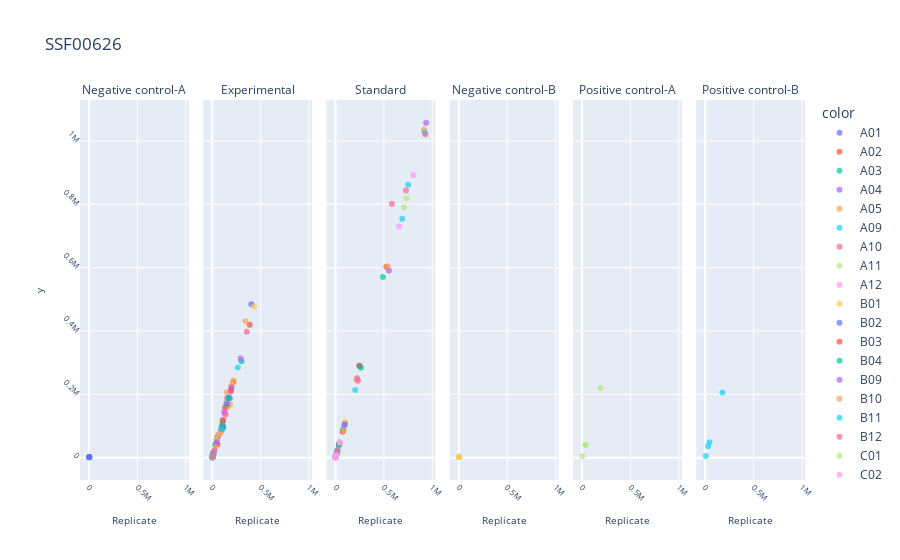

Here is the notebook cell this chart was saved with:
### Code cell
line = px.scatter(x=main_alpha, y=rep_alpha, facet_col=sample_type, opacity=0.7, color=well_id, title=proj_name
# line.update_traces(mode="lines+markers")
line.update_layout(xaxis_title="Main")
# line.add_shape(type='line',
#                 x0=0,
#                 y0=200000,
#                 x1=1000000,
#                 y1=200000,
#                 line=dict(color='Red',),
# )
line.update_xaxes(title="Replicate", tickangle=45, tickfont=dict(size=8), title_font=dict(size=10))
line.update_yaxes(tickangle=45, tickfont=dict(size=8), title_font=dict(size=10))
# line.update_traces(line=dict(width=0.8))
line.for_each_annotation(lambda a: a.update(text=a.text.split("=")[-1]))

### Figure 1 — Plotly figure (JSON) as saved in the notebook; plotly's stock layout.template omitted (floating-point values rounded to 4 significant figures)
{"data": [{"hovertemplate": "color=A01<br>facet_col=Negative control-A<br>x=%{x}<br>y=%{y}<extra></extra>", "legendgroup": "A01", "marker": {"color": "#636efa", "opacity": 0.7, "symbol": "circle"}, "mode": "markers", "name": "A01", "orientation": "v", "showlegend": true, "type": "scatter", "x": [4056, 2163, 2150, 3062], "xaxis": "x", "y": [3034, 1649, 1822, 1560], "yaxis": "y"}, {"hovertemplate": "color=A02<br>facet_col=Experimental<br>x=%{x}<br>y=%{y}<extra></extra>", "legendgroup": "A02", "marker": {"color": "#EF553B", "opacity": 0.7, "symbol": "circle"}, "mode": "markers", "name": "A02", "orientation": "v", "showlegend": true, "type": "scatter", "x": [54914, 218240, 12998, 2889], "xaxis": "x2", "y": [41763, 238871, 17525, 3084], "yaxis": "y2"}, {"hovertemplate": "color=A03<br>facet_col=Experimental<br>x=%{x}<br>y=%{y}<extra></extra>", "legendgroup": "A03", "marker": {"color": "#00cc96", "opacity": 0.7, "symbol": "circle"}, "mode": "markers", "name": "A03", "orientation": "v", "showlegend": true, "type": "scatter", "x": [1719, 1326, 1408, 1402], "xaxis": "x2", "y": [2510, 1725, 1465, 1716], "yaxis": "y2"}, {"hovertemplate": "color=A04<br>facet_col=Experimental<br>x=%{x}<br>y=%{y}<extra></extra>", "legendgroup": "A04", "marker": {"color": "#ab63fa", "opacity": 0.7, "symbol": "circle"}, "mode": "markers", "name": "A04", "orientation": "v", "showlegend": true, "type": "scatter", "x": [1574, 1493, 1352, 1992], "xaxis": "x2", "y": [2458, 1851, 1851, 1505], "yaxis": "y2"}, {"hovertemplate": "color=A05<br>facet_col=Experimental<br>x=%{x}<br>y=%{y}<extra></extra>", "legendgroup": "A05", "marker": {"color": "#FFA15A", "opacity": 0.7, "symbol": "circle"}, "mode": "markers", "name": "A05", "orientation": "v", "showlegend": true, "type": "scatter", "x": [159555, 150111, 7080, 1961], "xaxis": "x2", "y": [158567, 206675, 8957, 2375], "yaxis": "y2"}, {"hovertemplate": "color=A09<br>facet_col=Standard<br>x=%{x}<br>y=%{y}<extra></extra>", "legendgroup": "A09", "marker": {"color": "#19d3f3", "opacity": 0.7, "symbol": "circle"}, "mode": "markers", "name": "A09", "orientation": "v", "showlegend": true, "type": "scatter", "x": [751526, 689209, 38913, 9673], "xaxis": "x3", "y": [861880, 754738, 42089, 10471], "yaxis": "y3"}, {"hovertemplate": "color=A10<br>facet_col=Standard<br>x=%{x}<br>y=%{y}<extra></extra>", "legendgroup": "A10", "marker": {"color": "#FF6692", "opacity": 0.7, "symbol": "circle"}, "mode": "markers", "name": "A10", "orientation": "v", "showlegend": true, "type": "scatter", "x": [728237, 582784, 40841, 6664], "xaxis": "x3", "y": [843734, 801975, 47103, 7326], "yaxis": "y3"}, {"hovertemplate": "color=A11<br>facet_col=Standard<br>x=%{x}<br>y=%{y}<extra></extra>", "legendgroup": "A11", "marker": {"color": "#B6E880", "opacity": 0.7, "symbol": "circle"}, "mode": "markers", "name": "A11", "orientation": "v", "showlegend": true, "type": "scatter", "x": [733853, 708818, 41973, 6157], "xaxis": "x3", "y": [819431, 790765, 47680, 7753], "yaxis": "y3"}, {"hovertemplate": "color=A12<br>facet_col=Standard<br>x=%{x}<br>y=%{y}<extra></extra>", "legendgroup": "A12", "marker": {"color": "#FF97FF", "opacity": 0.7, "symbol": "circle"}, "mode": "markers", "name": "A12", "orientation": "v", "showlegend": true, "type": "scatter", "x": [804052, 657727, 42626, 6941], "xaxis": "x3", "y": [892907, 729917, 49224, 7497], "yaxis": "y3"}, {"hovertemplate": "color=B01<br>facet_col=Negative control-B<br>x=%{x}<br>y=%{y}<extra></extra>", "legendgroup": "B01", "marker": {"color": "#FECB52", "opacity": 0.7, "symbol": "circle"}, "mode": "markers", "name": "B01", "orientation": "v", "showlegend": true, "type": "scatter", "x": [4384, 2230, 2160, 2061], "xaxis": "x4", "y": [3478, 1505, 1649, 2212], "yaxis": "y4"}, {"hovertemplate": "color=B02<br>facet_col=Experimental<br>x=%{x}<br>y=%{y}<extra></extra>", "legendgroup": "B02", "marker": {"color": "#636efa", "opacity": 0.7, "symbol": "circle"}, "mode": "markers", "name": "B02", "orientation": "v", "showlegend": true, "type": "scatter", "x": [112867, 154211, 6646, 2182], "xaxis": "x2", "y": [98627, 174060, 7475, 2687], "yaxis": "y2"}, {"hovertemplate": "color=B03<br>facet_col=Experimental<br>x=%{x}<br>y=%{y}<extra></extra>", "legendgroup": "B03", "marker": {"color": "#EF553B", "opacity": 0.7, "symbol": "circle"}, "mode": "markers", "name": "B03", "orientation": "v", "showlegend": true, "type": "scatter", "x": [387618, 47914, 2956, 1901], "xaxis": "x2", "y": [419646, 58056, 3399, 2085], "yaxis": "y2"}, {"hovertemplate": "color=B04<br>facet_col=Experimental<br>x=%{x}<br>y=%{y}<extra></extra>", "legendgroup": "B04", "marker": {"color": "#00cc96", "opacity": 0.7, "symbol": "circle"}, "mode": "markers", "name": "B04", "orientation": "v", "showlegend": true, "type": "scatter", "x": [302225, 30190, 2225, 1534], "xaxis": "x2", "y": [304289, 40566, 2420, 1572], "yaxis": "y2"}, {"hovertemplate": "color=B09<br>facet_col=Standard<br>x=%{x}<br>y=%{y}<extra></extra>", "legendgroup": "B09", "marker": {"color": "#ab63fa", "opacity": 0.7, "symbol": "circle"}, "mode": "markers", "name": "B09", "orientation": "v", "showlegend": true, "type": "scatter", "x": [936609, 222885, 13916, 2968], "xaxis": "x3", "y": [1057536, 250756, 15402, 3259], "yaxis": "y3"}, {"hovertemplate": "color=B10<br>facet_col=Standard<br>x=%{x}<br>y=%{y}<extra></extra>", "legendgroup": "B10", "marker": {"color": "#FFA15A", "opacity": 0.7, "symbol": "circle"}, "mode": "markers", "name": "B10", "orientation": "v", "showlegend": true, "type": "scatter", "x": [914392, 218366, 14916, 3067], "xaxis": "x3", "y": [1036227, 247048, 16808, 3556], "yaxis": "y3"}, {"hovertemplate": "color=B11<br>facet_col=Standard<br>x=%{x}<br>y=%{y}<extra></extra>", "legendgroup": "B11", "marker": {"color": "#19d3f3", "opacity": 0.7, "symbol": "circle"}, "mode": "markers", "name": "B11", "orientation": "v", "showlegend": true, "type": "scatter", "x": [921057, 203261, 17379, 3277], "xaxis": "x3", "y": [1027068, 213632, 18926, 3847], "yaxis": "y3"}, {"hovertemplate": "color=B12<br>facet_col=Standard<br>x=%{x}<br>y=%{y}<extra></extra>", "legendgroup": "B12", "marker": {"color": "#FF6692", "opacity": 0.7, "symbol": "circle"}, "mode": "markers", "name": "B12", "orientation": "v", "showlegend": true, "type": "scatter", "x": [928806, 232624, 13698, 3244], "xaxis": "x3", "y": [1021463, 242677, 16206, 3787], "yaxis": "y3"}, {"hovertemplate": "color=C01<br>facet_col=Positive control-A<br>x=%{x}<br>y=%{y}<extra></extra>", "legendgroup": "C01", "marker": {"color": "#B6E880", "opacity": 0.7, "symbol": "circle"}, "mode": "markers", "name": "C01", "orientation": "v", "showlegend": true, "type": "scatter", "x": [35820, 189305, 36478, 4128], "xaxis": "x5", "y": [40732, 220056, 40263, 4247], "yaxis": "y5"}, {"hovertemplate": "color=C02<br>facet_col=Experimental<br>x=%{x}<br>y=%{y}<extra></extra>", "legendgroup": "C02", "marker": {"color": "#FF97FF", "opacity": 0.7, "symbol": "circle"}, "mode": "markers", "name": "C02", "orientation": "v", "showlegend": true, "type": "scatter", "x": [102197, 180325, 10893, 2804], "xaxis": "x2", "y": [95078, 206073, 13144, 3362], "yaxis": "y2"}, {"hovertemplate": "color=C03<br>facet_col=Experimental<br>x=%{x}<br>y=%{y}<extra></extra>", "legendgroup": "C03", "marker": {"color": "#FECB52", "opacity": 0.7, "symbol": "circle"}, "mode": "markers", "name": "C03", "orientation": "v", "showlegend": true, "type": "scatter", "x": [101230, 198541, 9216, 2155], "xaxis": "x2", "y": [99571, 229006, 10162, 2878], "yaxis": "y2"}, {"hovertemplate": "color=C04<br>facet_col=Experimental<br>x=%{x}<br>y=%{y}<extra></extra>", "legendgroup": "C04", "marker": {"color": "#636efa", "opacity": 0.7, "symbol": "circle"}, "mode": "markers", "name": "C04", "orientation": "v", "showlegend": true, "type": "scatter", "x": [404821, 56790, 2593, 1349], "xaxis": "x2", "y": [484395, 67330, 3009, 1749], "yaxis": "y2"}, {"hovertemplate": "color=C09<br>facet_col=Standard<br>x=%{x}<br>y=%{y}<extra></extra>", "legendgroup": "C09", "marker": {"color": "#EF553B", "opacity": 0.7, "symbol": "circle"}, "mode": "markers", "name": "C09", "orientation": "v", "showlegend": true, "type": "scatter", "x": [525030, 73995, 5580, 1888], "xaxis": "x3", "y": [603026, 82224, 6616, 2180], "yaxis": "y3"}, {"hovertemplate": "color=C10<br>facet_col=Standard<br>x=%{x}<br>y=%{y}<extra></extra>", "legendgroup": "C10", "marker": {"color": "#00cc96", "opacity": 0.7, "symbol": "circle"}, "mode": "markers", "name": "C10", "orientation": "v", "showlegend": true, "type": "scatter", "x": [490116, 78447, 5525, 1973], "xaxis": "x3", "y": [570175, 88637, 5742, 2125], "yaxis": "y3"}, {"hovertemplate": "color=C11<br>facet_col=Standard<br>x=%{x}<br>y=%{y}<extra></extra>", "legendgroup": "C11", "marker": {"color": "#ab63fa", "opacity": 0.7, "symbol": "circle"}, "mode": "markers", "name": "C11", "orientation": "v", "showlegend": true, "type": "scatter", "x": [552275, 89711, 5741, 1912], "xaxis": "x3", "y": [591008, 100550, 6749, 2296], "yaxis": "y3"}, {"hovertemplate": "color=C12<br>facet_col=Standard<br>x=%{x}<br>y=%{y}<extra></extra>", "legendgroup": "C12", "marker": {"color": "#FFA15A", "opacity": 0.7, "symbol": "circle"}, "mode": "markers", "name": "C12", "orientation": "v", "showlegend": true, "type": "scatter", "x": [539672, 85594, 5879, 2106], "xaxis": "x3", "y": [604217, 85974, 6404, 2152], "yaxis": "y3"}, {"hovertemplate": "color=D01<br>facet_col=Positive control-B<br>x=%{x}<br>y=%{y}<extra></extra>", "legendgroup": "D01", "marker": {"color": "#19d3f3", "opacity": 0.7, "symbol": "circle"}, "mode": "markers", "name": "D01", "orientation": "v", "showlegend": true, "type": "scatter", "x": [29286, 177610, 44572, 5492], "xaxis": "x6", "y": [36019, 205532, 48822, 5419], "yaxis": "y6"}, {"hovertemplate": "color=D02<br>facet_col=Experimental<br>x=%{x}<br>y=%{y}<extra></extra>", "legendgroup": "D02", "marker": {"color": "#FF6692", "opacity": 0.7, "symbol": "circle"}, "mode": "markers", "name": "D02", "orientation": "v", "showlegend": true, "type": "scatter", "x": [90586, 198288, 10986, 2610], "xaxis": "x2", "y": [82729, 223869, 11565, 2971], "yaxis": "y2"}, {"hovertemplate": "color=D03<br>facet_col=Experimental<br>x=%{x}<br>y=%{y}<extra></extra>", "legendgroup": "D03", "marker": {"color": "#B6E880", "opacity": 0.7, "symbol": "circle"}, "mode": "markers", "name": "D03", "orientation": "v", "showlegend": true, "type": "scatter", "x": [103467, 147503, 7689, 2119], "xaxis": "x2", "y": [108560, 173895, 8932, 2782], "yaxis": "y2"}, {"hovertemplate": "color=D04<br>facet_col=Experimental<br>x=%{x}<br>y=%{y}<extra></extra>", "legendgroup": "D04", "marker": {"color": "#FF97FF", "opacity": 0.7, "symbol": "circle"}, "mode": "markers", "name": "D04", "orientation": "v", "showlegend": true, "type": "scatter", "x": [132625, 121105, 4775, 1889], "xaxis": "x2", "y": [143026, 146206, 5700, 2185], "yaxis": "y2"}, {"hovertemplate": "color=D09<br>facet_col=Standard<br>x=%{x}<br>y=%{y}<extra></extra>", "legendgroup": "D09", "marker": {"color": "#FECB52", "opacity": 0.7, "symbol": "circle"}, "mode": "markers", "name": "D09", "orientation": "v", "showlegend": true, "type": "scatter", "x": [248359, 36968, 3572, 1825], "xaxis": "x3", "y": [289198, 40593, 4170, 1869], "yaxis": "y3"}, {"hovertemplate": "color=D10<br>facet_col=Standard<br>x=%{x}<br>y=%{y}<extra></extra>", "legendgroup": "D10", "marker": {"color": "#636efa", "opacity": 0.7, "symbol": "circle"}, "mode": "markers", "name": "D10", "orientation": "v", "showlegend": true, "type": "scatter", "x": [246788, 36654, 3241, 1435], "xaxis": "x3", "y": [290174, 40719, 3652, 1737], "yaxis": "y3"}, {"hovertemplate": "color=D11<br>facet_col=Standard<br>x=%{x}<br>y=%{y}<extra></extra>", "legendgroup": "D11", "marker": {"color": "#EF553B", "opacity": 0.7, "symbol": "circle"}, "mode": "markers", "name": "D11", "orientation": "v", "showlegend": true, "type": "scatter", "x": [248128, 38714, 3421, 1568], "xaxis": "x3", "y": [289596, 42709, 4228, 1734], "yaxis": "y3"}, {"hovertemplate": "color=D12<br>facet_col=Standard<br>x=%{x}<br>y=%{y}<extra></extra>", "legendgroup": "D12", "marker": {"color": "#00cc96", "opacity": 0.7, "symbol": "circle"}, "mode": "markers", "name": "D12", "orientation": "v", "showlegend": true, "type": "scatter", "x": [262853, 34363, 2967, 1522], "xaxis": "x3", "y": [284119, 40962, 3858, 1865], "yaxis": "y3"}, {"hovertemplate": "color=E01<br>facet_col=Experimental<br>x=%{x}<br>y=%{y}<extra></extra>", "legendgroup": "E01", "marker": {"color": "#ab63fa", "opacity": 0.7, "symbol": "circle"}, "mode": "markers", "name": "E01", "orientation": "v", "showlegend": true, "type": "scatter", "x": [126983, 197815, 9077, 2722], "xaxis": "x2", "y": [141880, 218947, 11579, 2629], "yaxis": "y2"}, {"hovertemplate": "color=E02<br>facet_col=Experimental<br>x=%{x}<br>y=%{y}<extra></extra>", "legendgroup": "E02", "marker": {"color": "#FFA15A", "opacity": 0.7, "symbol": "circle"}, "mode": "markers", "name": "E02", "orientation": "v", "showlegend": true, "type": "scatter", "x": [184085, 68328, 4744, 2263], "xaxis": "x2", "y": [168332, 73733, 3827, 1911], "yaxis": "y2"}, {"hovertemplate": "color=E03<br>facet_col=Experimental<br>x=%{x}<br>y=%{y}<extra></extra>", "legendgroup": "E03", "marker": {"color": "#19d3f3", "opacity": 0.7, "symbol": "circle"}, "mode": "markers", "name": "E03", "orientation": "v", "showlegend": true, "type": "scatter", "x": [107760, 168706, 7883, 2278], "xaxis": "x2", "y": [116570, 186100, 9656, 2732], "yaxis": "y2"}, {"hovertemplate": "color=E04<br>facet_col=Experimental<br>x=%{x}<br>y=%{y}<extra></extra>", "legendgroup": "E04", "marker": {"color": "#FF6692", "opacity": 0.7, "symbol": "circle"}, "mode": "markers", "name": "E04", "orientation": "v", "showlegend": true, "type": "scatter", "x": [112063, 153779, 7129, 2143], "xaxis": "x2", "y": [119846, 187977, 8762, 2862], "yaxis": "y2"}, {"hovertemplate": "color=E09<br>facet_col=Standard<br>x=%{x}<br>y=%{y}<extra></extra>", "legendgroup": "E09", "marker": {"color": "#B6E880", "opacity": 0.7, "symbol": "circle"}, "mode": "markers", "name": "E09", "orientation": "v", "showlegend": true, "type": "scatter", "x": [97702, 14350, 1975, 1310], "xaxis": "x3", "y": [111720, 16728, 2374, 1515], "yaxis": "y3"}, {"hovertemplate": "color=E10<br>facet_col=Standard<br>x=%{x}<br>y=%{y}<extra></extra>", "legendgroup": "E10", "marker": {"color": "#FF97FF", "opacity": 0.7, "symbol": "circle"}, "mode": "markers", "name": "E10", "orientation": "v", "showlegend": true, "type": "scatter", "x": [92248, 13892, 1871, 1426], "xaxis": "x3", "y": [104831, 15929, 2184, 1613], "yaxis": "y3"}, {"hovertemplate": "color=E11<br>facet_col=Standard<br>x=%{x}<br>y=%{y}<extra></extra>", "legendgroup": "E11", "marker": {"color": "#FECB52", "opacity": 0.7, "symbol": "circle"}, "mode": "markers", "name": "E11", "orientation": "v", "showlegend": true, "type": "scatter", "x": [97374, 15351, 2078, 1339], "xaxis": "x3", "y": [112791, 16870, 2283, 1472], "yaxis": "y3"}, {"hovertemplate": "color=E12<br>facet_col=Standard<br>x=%{x}<br>y=%{y}<extra></extra>", "legendgroup": "E12", "marker": {"color": "#636efa", "opacity": 0.7, "symbol": "circle"}, "mode": "markers", "name": "E12", "orientation": "v", "showlegend": true, "type": "scatter", "x": [95817, 15411, 2224, 1615], "xaxis": "x3", "y": [106013, 16231, 2599, 1897], "yaxis": "y3"}, {"hovertemplate": "color=F01<br>facet_col=Experimental<br>x=%{x}<br>y=%{y}<extra></extra>", "legendgroup": "F01", "marker": {"color": "#EF553B", "opacity": 0.7, "symbol": "circle"}, "mode": "markers", "name": "F01", "orientation": "v", "showlegend": true, "type": "scatter", "x": [130775, 109134, 6233, 2298], "xaxis": "x2", "y": [158255, 115118, 4210, 4224], "yaxis": "y2"}, {"hovertemplate": "color=F02<br>facet_col=Experimental<br>x=%{x}<br>y=%{y}<extra></extra>", "legendgroup": "F02", "marker": {"color": "#00cc96", "opacity": 0.7, "symbol": "circle"}, "mode": "markers", "name": "F02", "orientation": "v", "showlegend": true, "type": "scatter", "x": [110100, 152870, 6407, 2161], "xaxis": "x2", "y": [91346, 167021, 7842, 2455], "yaxis": "y2"}, {"hovertemplate": "color=F03<br>facet_col=Experimental<br>x=%{x}<br>y=%{y}<extra></extra>", "legendgroup": "F03", "marker": {"color": "#ab63fa", "opacity": 0.7, "symbol": "circle"}, "mode": "markers", "name": "F03", "orientation": "v", "showlegend": true, "type": "scatter", "x": [103269, 147151, 8103, 2492], "xaxis": "x2", "y": [97968, 170567, 9531, 3072], "yaxis": "y2"}, {"hovertemplate": "color=F04<br>facet_col=Experimental<br>x=%{x}<br>y=%{y}<extra></extra>", "legendgroup": "F04", "marker": {"color": "#FFA15A", "opacity": 0.7, "symbol": "circle"}, "mode": "markers", "name": "F04", "orientation": "v", "showlegend": true, "type": "scatter", "x": [76649, 220299, 11786, 2955], "xaxis": "x2", "y": [75118, 243410, 12936, 2928], "yaxis": "y2"}, {"hovertemplate": "color=F09<br>facet_col=Standard<br>x=%{x}<br>y=%{y}<extra></extra>", "legendgroup": "F09", "marker": {"color": "#19d3f3", "opacity": 0.7, "symbol": "circle"}, "mode": "markers", "name": "F09", "orientation": "v", "showlegend": true, "type": "scatter", "x": [21660, 4098, 1530, 1219], "xaxis": "x3", "y": [25516, 4696, 1671, 1492], "yaxis": "y3"}, {"hovertemplate": "color=F10<br>facet_col=Standard<br>x=%{x}<br>y=%{y}<extra></extra>", "legendgroup": "F10", "marker": {"color": "#FF6692", "opacity": 0.7, "symbol": "circle"}, "mode": "markers", "name": "F10", "orientation": "v", "showlegend": true, "type": "scatter", "x": [21359, 4113, 1531, 1272], "xaxis": "x3", "y": [24382, 4496, 1612, 1546], "yaxis": "y3"}, {"hovertemplate": "color=F11<br>facet_col=Standard<br>x=%{x}<br>y=%{y}<extra></extra>", "legendgroup": "F11", "marker": {"color": "#B6E880", "opacity": 0.7, "symbol": "circle"}, "mode": "markers", "name": "F11", "orientation": "v", "showlegend": true, "type": "scatter", "x": [43917, 7104, 1700, 1382], "xaxis": "x3", "y": [48268, 7635, 1862, 1552], "yaxis": "y3"}, {"hovertemplate": "color=F12<br>facet_col=Standard<br>x=%{x}<br>y=%{y}<extra></extra>", "legendgroup": "F12", "marker": {"color": "#FF97FF", "opacity": 0.7, "symbol": "circle"}, "mode": "markers", "name": "F12", "orientation": "v", "showlegend": true, "type": "scatter", "x": [44034, 7444, 1636, 1436], "xaxis": "x3", "y": [47638, 8079, 1854, 1597], "yaxis": "y3"}, {"hovertemplate": "color=G01<br>facet_col=Experimental<br>x=%{x}<br>y=%{y}<extra></extra>", "legendgroup": "G01", "marker": {"color": "#FECB52", "opacity": 0.7, "symbol": "circle"}, "mode": "markers", "name": "G01", "orientation": "v", "showlegend": true, "type": "scatter", "x": [431056, 42471, 4048, 2408], "xaxis": "x2", "y": [477035, 57551, 3500, 3000], "yaxis": "y2"}, {"hovertemplate": "color=G02<br>facet_col=Experimental<br>x=%{x}<br>y=%{y}<extra></extra>", "legendgroup": "G02", "marker": {"color": "#636efa", "opacity": 0.7, "symbol": "circle"}, "mode": "markers", "name": "G02", "orientation": "v", "showlegend": true, "type": "scatter", "x": [104116, 181105, 8415, 2417], "xaxis": "x2", "y": [96764, 188216, 9513, 2451], "yaxis": "y2"}, {"hovertemplate": "color=G03<br>facet_col=Experimental<br>x=%{x}<br>y=%{y}<extra></extra>", "legendgroup": "G03", "marker": {"color": "#EF553B", "opacity": 0.7, "symbol": "circle"}, "mode": "markers", "name": "G03", "orientation": "v", "showlegend": true, "type": "scatter", "x": [93963, 194033, 11864, 2525], "xaxis": "x2", "y": [92395, 210544, 11899, 2901], "yaxis": "y2"}, {"hovertemplate": "color=G04<br>facet_col=Experimental<br>x=%{x}<br>y=%{y}<extra></extra>", "legendgroup": "G04", "marker": {"color": "#00cc96", "opacity": 0.7, "symbol": "circle"}, "mode": "markers", "name": "G04", "orientation": "v", "showlegend": true, "type": "scatter", "x": [104964, 163402, 8790, 2608], "xaxis": "x2", "y": [102640, 189878, 9940, 2561], "yaxis": "y2"}, {"hovertemplate": "color=H01<br>facet_col=Experimental<br>x=%{x}<br>y=%{y}<extra></extra>", "legendgroup": "H01", "marker": {"color": "#ab63fa", "opacity": 0.7, "symbol": "circle"}, "mode": "markers", "name": "H01", "orientation": "v", "showlegend": true, "type": "scatter", "x": [38217, 293501, 45727, 6552], "xaxis": "x2", "y": [44459, 313340, 49111, 7623], "yaxis": "y2"}, {"hovertemplate": "color=H02<br>facet_col=Experimental<br>x=%{x}<br>y=%{y}<extra></extra>", "legendgroup": "H02", "marker": {"color": "#FFA15A", "opacity": 0.7, "symbol": "circle"}, "mode": "markers", "name": "H02", "orientation": "v", "showlegend": true, "type": "scatter", "x": [342232, 33403, 3385, 2144], "xaxis": "x2", "y": [430885, 34575, 3368, 2163], "yaxis": "y2"}, {"hovertemplate": "color=H03<br>facet_col=Experimental<br>x=%{x}<br>y=%{y}<extra></extra>", "legendgroup": "H03", "marker": {"color": "#19d3f3", "opacity": 0.7, "symbol": "circle"}, "mode": "markers", "name": "H03", "orientation": "v", "showlegend": true, "type": "scatter", "x": [93259, 263383, 15772, 3324], "xaxis": "x2", "y": [89542, 284758, 17529, 3295], "yaxis": "y2"}, {"hovertemplate": "color=H04<br>facet_col=Experimental<br>x=%{x}<br>y=%{y}<extra></extra>", "legendgroup": "H04", "marker": {"color": "#FF6692", "opacity": 0.7, "symbol": "circle"}, "mode": "markers", "name": "H04", "orientation": "v", "showlegend": true, "type": "scatter", "x": [138350, 356108, 22789, 3680], "xaxis": "x2", "y": [135877, 397405, 23705, 4573], "yaxis": "y2"}], "layout": {"annotations": [{"font": {}, "showarrow": false, "text": "Negative control-A", "x": 0.075, "xanchor": "center", "xref": "paper", "y": 1, "yanchor": "bottom", "yref": "paper"}, {"font": {}, "showarrow": false, "text": "Experimental", "x": 0.245, "xanchor": "center", "xref": "paper", "y": 1, "yanchor": "bottom", "yref": "paper"}, {"font": {}, "showarrow": false, "text": "Standard", "x": 0.415, "xanchor": "center", "xref": "paper", "y": 1, "yanchor": "bottom", "yref": "paper"}, {"font": {}, "showarrow": false, "text": "Negative control-B", "x": 0.585, "xanchor": "center", "xref": "paper", "y": 1, "yanchor": "bottom", "yref": "paper"}, {"font": {}, "showarrow": false, "text": "Positive control-A", "x": 0.755, "xanchor": "center", "xref": "paper", "y": 1, "yanchor": "bottom", "yref": "paper"}, {"font": {}, "showarrow": false, "text": "Positive control-B", "x": 0.925, "xanchor": "center", "xref": "paper", "y": 1, "yanchor": "bottom", "yref": "paper"}], "legend": {"title": {"text": "color"}, "tracegroupgap": 0}, "title": {"text": "SSF00626"}, "xaxis": {"anchor": "y", "domain": [0, 0.15], "tickangle": 45, "tickfont": {"size": 8}, "title": {"font": {"size": 10}, "text": "Replicate"}}, "xaxis2": {"anchor": "y2", "domain": [0.17, 0.32], "matches": "x", "tickangle": 45, "tickfont": {"size": 8}, "title": {"font": {"size": 10}, "text": "Replicate"}}, "xaxis3": {"anchor": "y3", "domain": [0.34, 0.49], "matches": "x", "tickangle": 45, "tickfont": {"size": 8}, "title": {"font": {"size": 10}, "text": "Replicate"}}, "xaxis4": {"anchor": "y4", "domain": [0.51, 0.66], "matches": "x", "tickangle": 45, "tickfont": {"size": 8}, "title": {"font": {"size": 10}, "text": "Replicate"}}, "xaxis5": {"anchor": "y5", "domain": [0.68, 0.83], "matches": "x", "tickangle": 45, "tickfont": {"size": 8}, "title": {"font": {"size": 10}, "text": "Replicate"}}, "xaxis6": {"anchor": "y6", "domain": [0.85, 1], "matches": "x", "tickangle": 45, "tickfont": {"size": 8}, "title": {"font": {"size": 10}, "text": "Replicate"}}, "yaxis": {"anchor": "x", "domain": [0, 1], "tickangle": 45, "tickfont": {"size": 8}, "title": {"font": {"size": 10}, "text": "y"}}, "yaxis2": {"anchor": "x2", "domain": [0, 1], "matches": "y", "showticklabels": false, "tickangle": 45, "tickfont": {"size": 8}, "title": {"font": {"size": 10}}}, "yaxis3": {"anchor": "x3", "domain": [0, 1], "matches": "y", "showticklabels": false, "tickangle": 45, "tickfont": {"size": 8}, "title": {"font": {"size": 10}}}, "yaxis4": {"anchor": "x4", "domain": [0, 1], "matches": "y", "showticklabels": false, "tickangle": 45, "tickfont": {"size": 8}, "title": {"font": {"size": 10}}}, "yaxis5": {"anchor": "x5", "domain": [0, 1], "matches": "y", "showticklabels": false, "tickangle": 45, "tickfont": {"size": 8}, "title": {"font": {"size": 10}}}, "yaxis6": {"anchor": "x6", "domain": [0, 1], "matches": "y", "showticklabels": false, "tickangle": 45, "tickfont": {"size": 8}, "title": {"font": {"size": 10}}}}}
